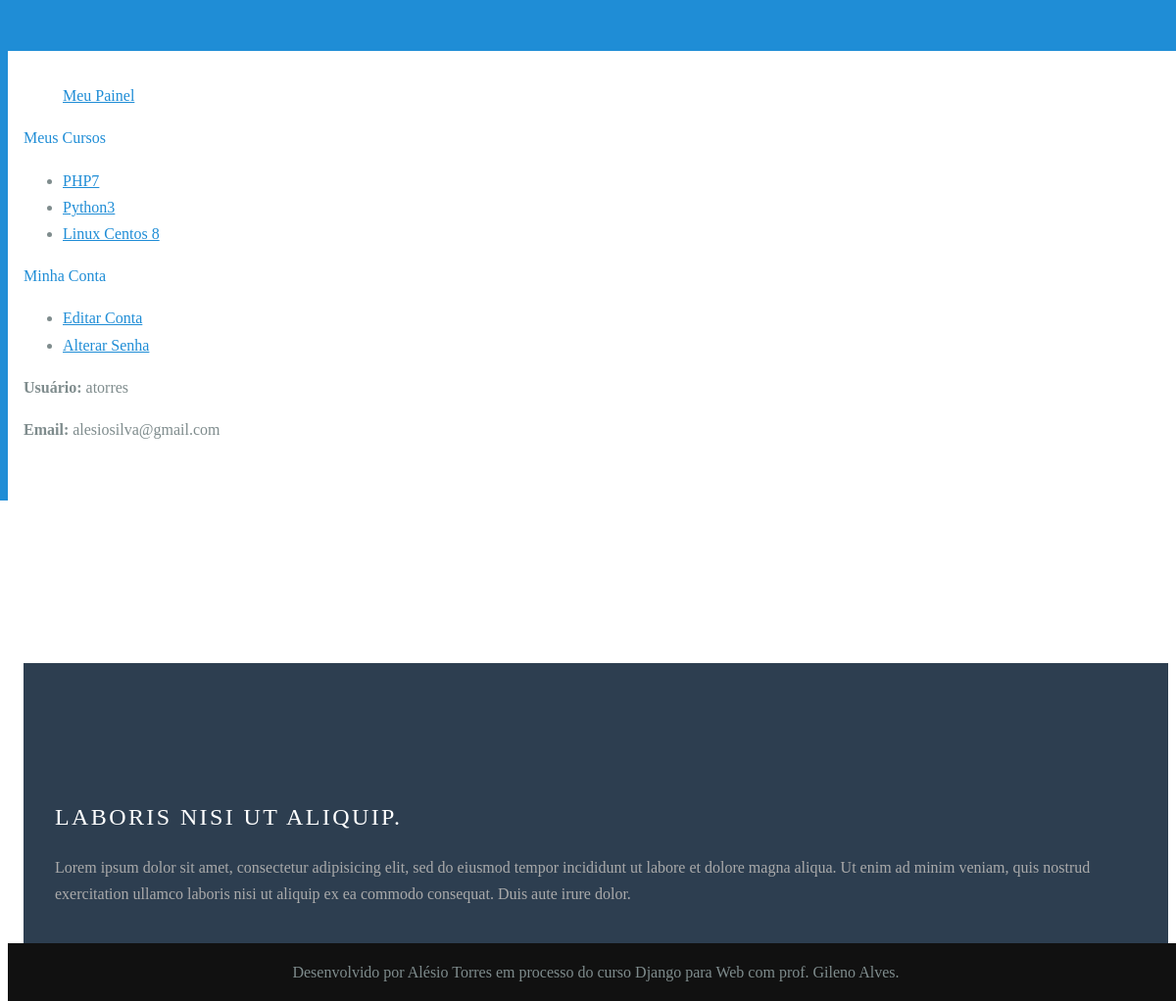
The page /user/panel/ (signed in) on the database as committed earlier.
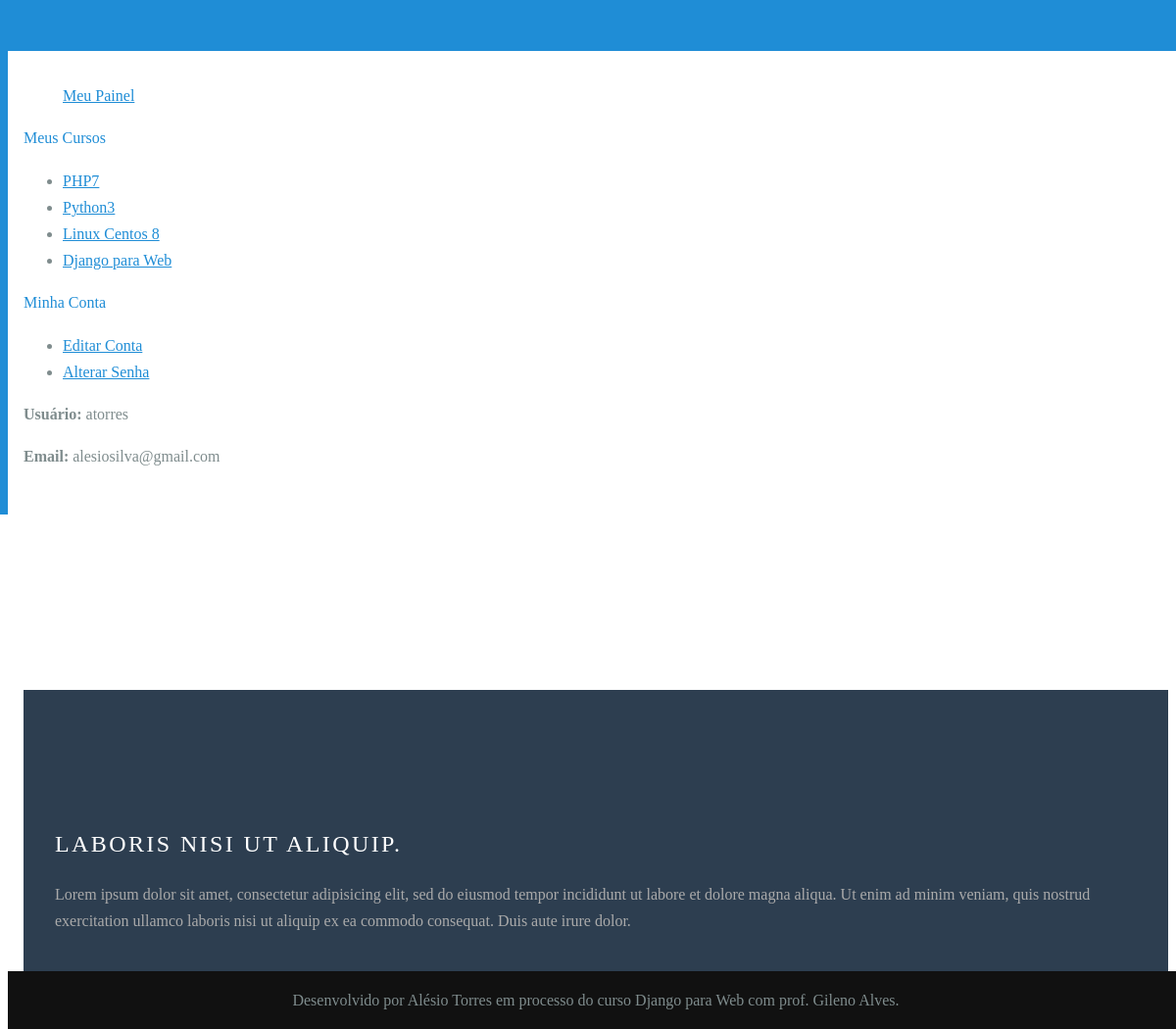
The same page on the database as committed later.
### curso/models.py (models this page shows, shortened)
class Enrollment(models.Model):
    STATUS_CHOICES = (
        (0, 'Pendente'),
        (1, 'Ativo'),
        (2, 'Cancelado')
    )
    user = models.ForeignKey(
        settings.AUTH_USER_MODEL,
        verbose_name='Usuário',
        related_name='enrollments',
        on_delete=models.CASCADE
    )
    course = models.ForeignKey(
        Course,
        verbose_name='Curso',
        related_name='enrollments',
        on_delete=models.CASCADE
    )
    status = models.IntegerField('Situação', choices=STATUS_CHOICES, default=1, blank=True)
    created_at = models.DateTimeField('Inscrito em', default=timezone.now)
    updated_at = models.DateTimeField('Atualizado em', auto_now=True)
    class Meta:
        verbose_name = 'Inscrição'
        verbose_name_plural = 'Inscrições'
        unique_together = (('user', 'course'))

class Course(models.Model):
    name = models.CharField('Curso', max_length=100)
    slug = models.SlugField('Atalho')
    description = models.TextField('Descrição', blank=True)
    start_date = models.DateField('Data Início', null=True, blank=True)
    created_date = models.DateTimeField('Criado', default=timezone.now)
    updated_date = models.DateTimeField('Atualizado', auto_now=True)
    image = models.ImageField(upload_to='curso_images', verbose_name='Imagem', blank=True, null=True)
    duration = models.DurationField('Carga horária', blank=True, null=True)
    def __str__(self):
        return self.name
    class Meta:
        verbose_name = 'Curso'
        verbose_name_plural = 'Cursos'

### user/views.py (the view)
# urls.py: path('panel/', views.panel, name='panel'),
@login_required
def panel(request):
    template_name = 'user/panel.html'
    context = {}
    return render(request, template_name, context)

### curso/templatetags/courses_tags.py (called while the page is built)
@register.inclusion_tag('curso/my_courses.html')
def my_courses(user):
    enrollments = Enrollment.objects.filter(user=user)
    context = {
        'enrollments': enrollments
    }
    return context

### user/templates/user/panel.html (shortened to what this page needs)
{% extends 'base.html' %}
{% load courses_tags %}
{% block content %}
<div class="pure-g content-ribbon">
    <div class="pure-u-1">
        <ul class="breadcrumb">
            {% block breadcrumb %}
            <a href="{% url 'user:panel' %}">Meu Painel</a>
            {% endblock %}
        </ul>
    </div>
    <div class="pure-u-1-5">
        <div class="pure-menu pure-menu-open" >
            <a class="pure-menu-heading">Meus Cursos</a>
            {% my_courses user %}
        </div>
        <div class="pure-menu pure-menu-open" >
        <a class="pure-menu-heading">Minha Conta</a></li>
            <ul>
                <li><a href="{% url 'user:edit_user' %}">Editar Conta</a></li>
                <li><a href="{% url 'user:edit_password' %}">Alterar Senha</a></li>
            </ul>
        </div>
    </div>
    <div class="pure-u-2-5">
        <div class="inner">
            {% block panel_content %}
            <p><strong>Usuário: </strong>{{ user }}</p>
            <p><strong>Email: </strong>{{ user.email }}</p>
            {% endblock %}
        </div>
    </div>
</div>
{% endblock %}

### curso/templates/curso/my_courses.html
<ul>
    {% for enrollment in enrollments %}
    <li><a href="">{{ enrollment.course }}</a></li>
    {% empty %}
    <li>Nenhum curso encontrado</li>
    {% endfor %}
</ul>

Rows that differ between the two databases and show on the page:
added Enrollment: course "Django para Web"
